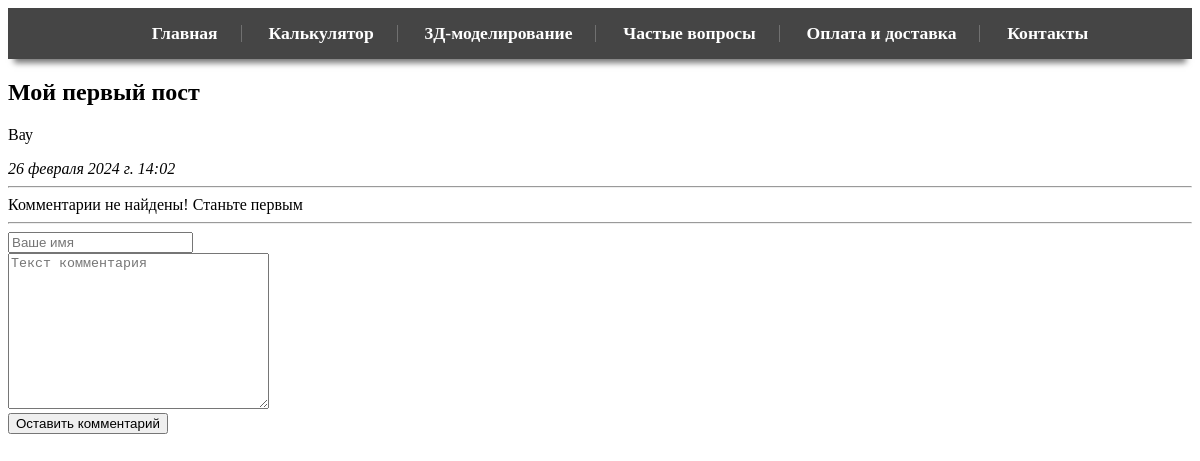
Page /blogs/1/ on the earlier database version.
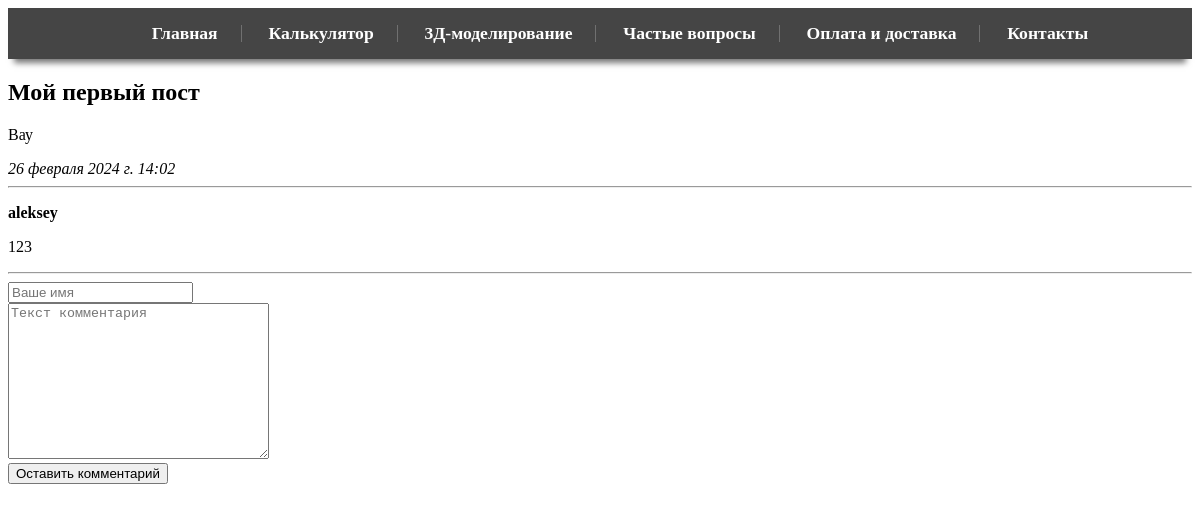
Same page on the later database version.
### UnderSteer/apps/blogs/models.py (models this page shows, shortened)
class Post(models.Model):
    blog = models.ForeignKey(Blog,on_delete = models.CASCADE)
    post_title = models.CharField('название поста', max_length = 200)
    post_text = models.TextField('текст поста')
    posted_date = models.DateTimeField('время записи')

class Comment(models.Model):
    post = models.ForeignKey(Post,on_delete = models.CASCADE)
    author_name = models.CharField('имя автора',max_length = 200)
    comment_text = models.TextField('текст комментария')
    comment_date = models.DateTimeField('время комментария')

### UnderSteer/apps/blogs/views.py (the view)
# urls.py: path('<int:post_id>/', views.detail, name = 'detail'),
def detail(request,post_id):
    try:
        p = Post.objects.get(id = post_id)
    except:
        raise Http404("Запись не найдена")
    latest_comments_list = p.comment_set.order_by('-id')
    return render(request, 'blogs/detail.html',{'post':p,'latest_comments_list':latest_comments_list})

### UnderSteer/templates/blogs/detail.html (shortened to what this page needs)
{% extends 'base.html' %}
{% block content %}
<h2>{{post.post_title}}</h2>
<p>{{post.post_text}}</p>
<em>{{post.posted_date}}</em>
<hr>
{% if latest_comments_list %}
{% for p in latest_comments_list %}
            <p>
                <strong>{{p.author_name}}</strong>
                <p>{{p.comment_text}}</p>
            </p>
        {% endfor %}
{% else %}
Комментарии не найдены! Станьте первым
{% endif %}
<hr>
<form action="{% url 'blogs:leave_comment' post.id %}" method ='POST'>
    <input type="text" required placeholder="Ваше имя" name="name"><br>
    <textarea name="text" required placeholder="Текст комментария" cols="30" rows="10"></textarea><br>
    <button type='submit'>Оставить комментарий</button>
</form>
{% endblock %}

### UnderSteer/templates/base.html (shortened to what this page needs)
{% load static %}
<!DOCTYPE html>
<html lang="en">
<head>
    <link rel="stylesheet" href="{% static 'css/stylesheet.css'%}" >
</head>
<body>
    <header>
        <nav class="menu">
        <ul>
        <li><a href="index.php">Главная</a></li>
        <li><a href="calculator.php">Калькулятор</a></li>
        <li><a href="modeling.php">3Д-моделирование</a></li>
        <li><a href="faq.php">Частые вопросы</a></li>
        <li><a href="payment_and_delivery.php">Оплата и доставка</a></li>
        <li id="last_item"><a href="contacts.php">Контакты</a></li>
        </ul>
        </nav>
        </header>
    {% block content %}{% endblock %}
</body>
</html>

### UnderSteer/static/css/stylesheet.css (style rules this page uses)
nav.menu { margin-bottom: 20px; padding-top: 15px; padding-bottom: 15px; background-color:#454545; display: table; width: 100%; -webkit-box-shadow: 0 10px 6px -6px #777; -moz-box-shadow: 0 10px 6px -6px #777; box-shadow: 0 10px 6px -6px #777; }
nav.menu ul { width: 100%; text-align: center; display: table-cell; vertical-align: middle; }
nav.menu ul #last_item { border-right: 0px; }
nav.menu ul li { width: 20%; border-right: 1px solid #707070; display: inline; vertical-align: baseline; }
nav.menu ul li a { color: #FFFFFF; font-style: normal; text-decoration: none; vertical-align:baseline; text-align:center; margin-left: 2%; margin-right: 2%; font-size:1.1em; font-weight:600; }

Differences in the rows shown:
added Comment: author_name "aleksey", comment_text "123"
Other differences:
text no longer shown: "Комментарии не найдены! Станьте первым"
